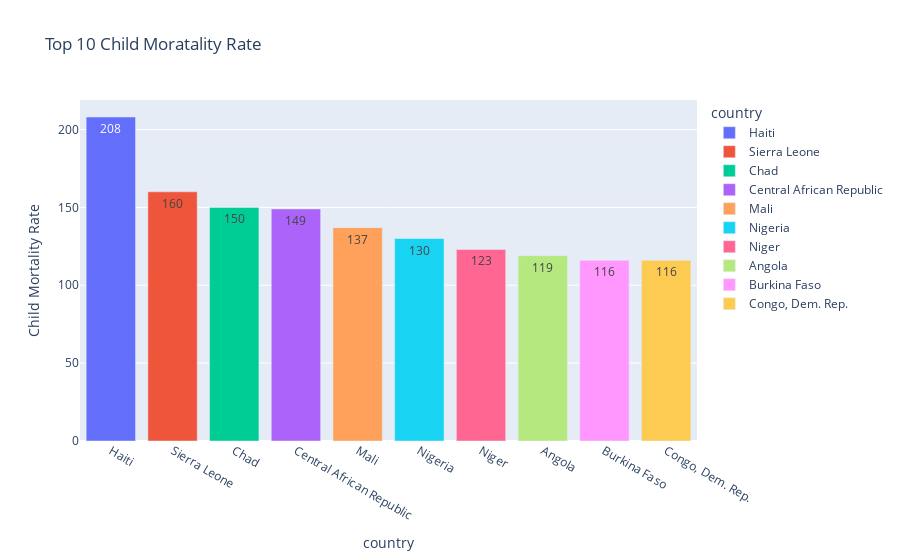

Notebook cell for this chart:
### Code cell
country_childMort = data1.groupby('country')['child_mort'].mean().nlargest(10)
color_scale = px.colors.qualitative.Plotly

fig = px.bar(
    country_childMort,
    x=country_childMort.index,
    y=country_childMort.values,
    color=country_childMort.index,
    labels={'x': 'Name Of Country', 'y': 'Child Mortality Rate'},
    text_auto=True,
    title='Top 10 Child Moratality Rate',
    color_discrete_sequence=color_scale
)

fig.show()

### Figure 1 — Plotly figure (JSON) as saved in the notebook; plotly's stock layout.template omitted (floating-point values rounded to 4 significant figures)
{"data": [{"alignmentgroup": "True", "hovertemplate": "country=%{x}<br>Child Mortality Rate=%{y}<extra></extra>", "legendgroup": "Haiti", "marker": {"color": "#636EFA", "pattern": {"shape": ""}}, "name": "Haiti", "offsetgroup": "Haiti", "orientation": "v", "showlegend": true, "textposition": "auto", "texttemplate": "%{y}", "type": "bar", "x": ["Haiti"], "xaxis": "x", "y": [208], "yaxis": "y"}, {"alignmentgroup": "True", "hovertemplate": "country=%{x}<br>Child Mortality Rate=%{y}<extra></extra>", "legendgroup": "Sierra Leone", "marker": {"color": "#EF553B", "pattern": {"shape": ""}}, "name": "Sierra Leone", "offsetgroup": "Sierra Leone", "orientation": "v", "showlegend": true, "textposition": "auto", "texttemplate": "%{y}", "type": "bar", "x": ["Sierra Leone"], "xaxis": "x", "y": [160], "yaxis": "y"}, {"alignmentgroup": "True", "hovertemplate": "country=%{x}<br>Child Mortality Rate=%{y}<extra></extra>", "legendgroup": "Chad", "marker": {"color": "#00CC96", "pattern": {"shape": ""}}, "name": "Chad", "offsetgroup": "Chad", "orientation": "v", "showlegend": true, "textposition": "auto", "texttemplate": "%{y}", "type": "bar", "x": ["Chad"], "xaxis": "x", "y": [150], "yaxis": "y"}, {"alignmentgroup": "True", "hovertemplate": "country=%{x}<br>Child Mortality Rate=%{y}<extra></extra>", "legendgroup": "Central African Republic", "marker": {"color": "#AB63FA", "pattern": {"shape": ""}}, "name": "Central African Republic", "offsetgroup": "Central African Republic", "orientation": "v", "showlegend": true, "textposition": "auto", "texttemplate": "%{y}", "type": "bar", "x": ["Central African Republic"], "xaxis": "x", "y": [149], "yaxis": "y"}, {"alignmentgroup": "True", "hovertemplate": "country=%{x}<br>Child Mortality Rate=%{y}<extra></extra>", "legendgroup": "Mali", "marker": {"color": "#FFA15A", "pattern": {"shape": ""}}, "name": "Mali", "offsetgroup": "Mali", "orientation": "v", "showlegend": true, "textposition": "auto", "texttemplate": "%{y}", "type": "bar", "x": ["Mali"], "xaxis": "x", "y": [137], "yaxis": "y"}, {"alignmentgroup": "True", "hovertemplate": "country=%{x}<br>Child Mortality Rate=%{y}<extra></extra>", "legendgroup": "Nigeria", "marker": {"color": "#19D3F3", "pattern": {"shape": ""}}, "name": "Nigeria", "offsetgroup": "Nigeria", "orientation": "v", "showlegend": true, "textposition": "auto", "texttemplate": "%{y}", "type": "bar", "x": ["Nigeria"], "xaxis": "x", "y": [130], "yaxis": "y"}, {"alignmentgroup": "True", "hovertemplate": "country=%{x}<br>Child Mortality Rate=%{y}<extra></extra>", "legendgroup": "Niger", "marker": {"color": "#FF6692", "pattern": {"shape": ""}}, "name": "Niger", "offsetgroup": "Niger", "orientation": "v", "showlegend": true, "textposition": "auto", "texttemplate": "%{y}", "type": "bar", "x": ["Niger"], "xaxis": "x", "y": [123], "yaxis": "y"}, {"alignmentgroup": "True", "hovertemplate": "country=%{x}<br>Child Mortality Rate=%{y}<extra></extra>", "legendgroup": "Angola", "marker": {"color": "#B6E880", "pattern": {"shape": ""}}, "name": "Angola", "offsetgroup": "Angola", "orientation": "v", "showlegend": true, "textposition": "auto", "texttemplate": "%{y}", "type": "bar", "x": ["Angola"], "xaxis": "x", "y": [119], "yaxis": "y"}, {"alignmentgroup": "True", "hovertemplate": "country=%{x}<br>Child Mortality Rate=%{y}<extra></extra>", "legendgroup": "Burkina Faso", "marker": {"color": "#FF97FF", "pattern": {"shape": ""}}, "name": "Burkina Faso", "offsetgroup": "Burkina Faso", "orientation": "v", "showlegend": true, "textposition": "auto", "texttemplate": "%{y}", "type": "bar", "x": ["Burkina Faso"], "xaxis": "x", "y": [116], "yaxis": "y"}, {"alignmentgroup": "True", "hovertemplate": "country=%{x}<br>Child Mortality Rate=%{y}<extra></extra>", "legendgroup": "Congo, Dem. Rep.", "marker": {"color": "#FECB52", "pattern": {"shape": ""}}, "name": "Congo, Dem. Rep.", "offsetgroup": "Congo, Dem. Rep.", "orientation": "v", "showlegend": true, "textposition": "auto", "texttemplate": "%{y}", "type": "bar", "x": ["Congo, Dem. Rep."], "xaxis": "x", "y": [116], "yaxis": "y"}], "layout": {"barmode": "relative", "legend": {"title": {"text": "country"}, "tracegroupgap": 0}, "title": {"text": "Top 10 Child Moratality Rate"}, "xaxis": {"anchor": "y", "categoryarray": ["Haiti", "Sierra Leone", "Chad", "Central African Republic", "Mali", "Nigeria", "Niger", "Angola", "Burkina Faso", "Congo, Dem. Rep."], "categoryorder": "array", "domain": [0, 1], "title": {"text": "country"}}, "yaxis": {"anchor": "x", "domain": [0, 1], "title": {"text": "Child Mortality Rate"}}}}
